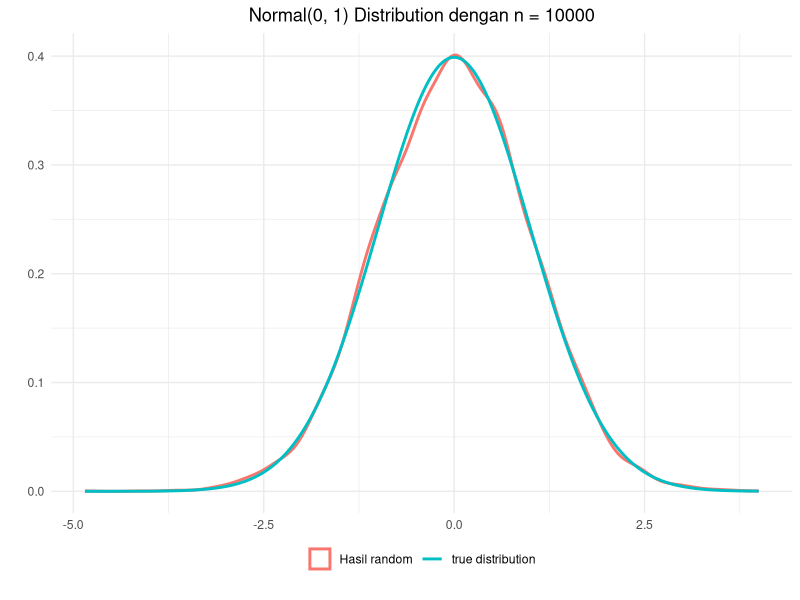
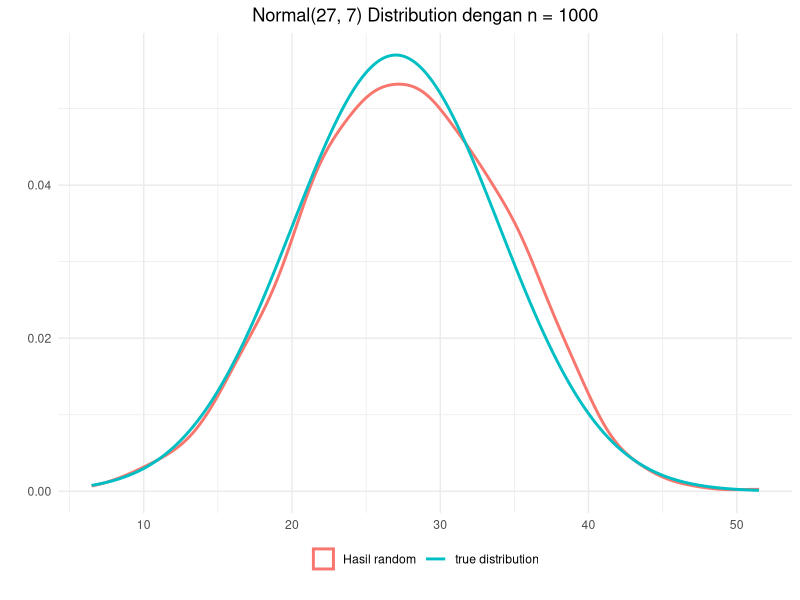
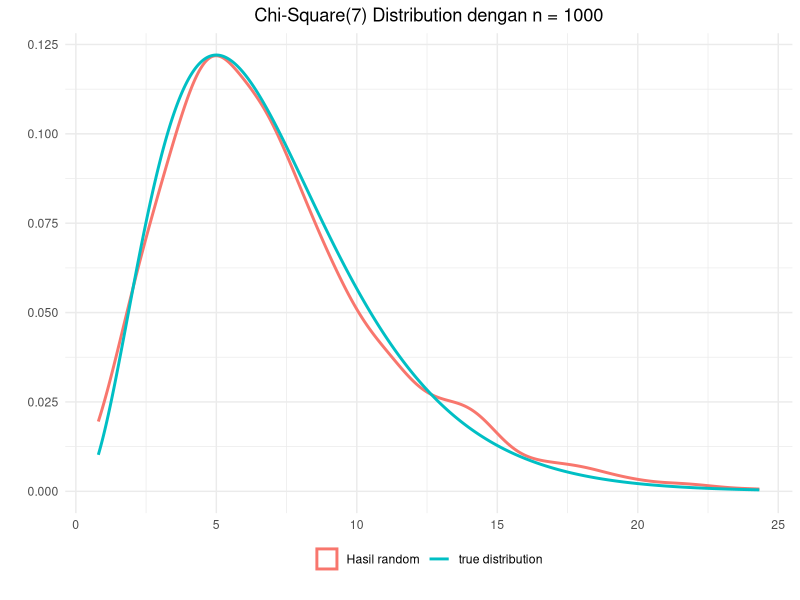
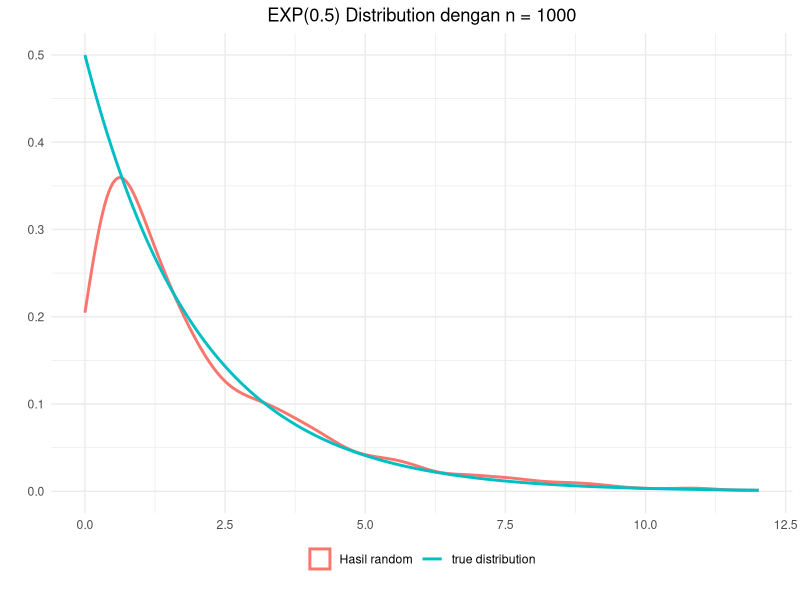
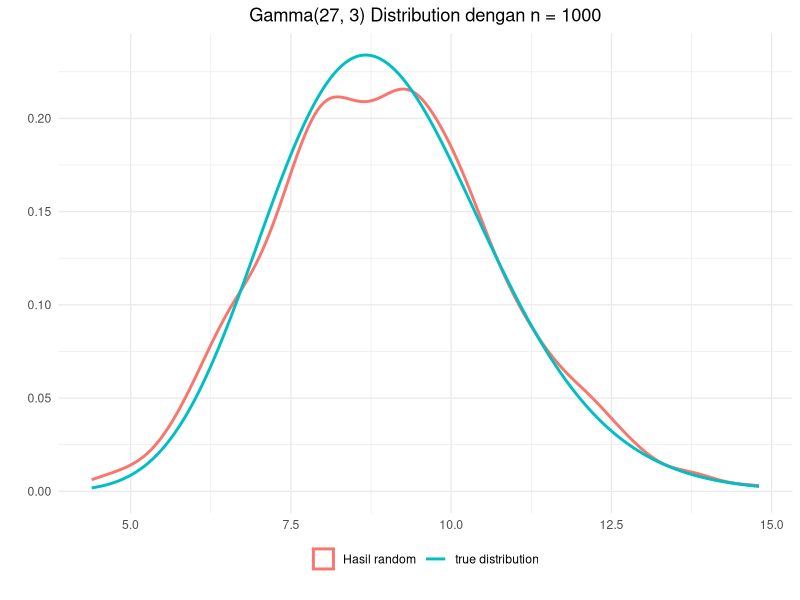
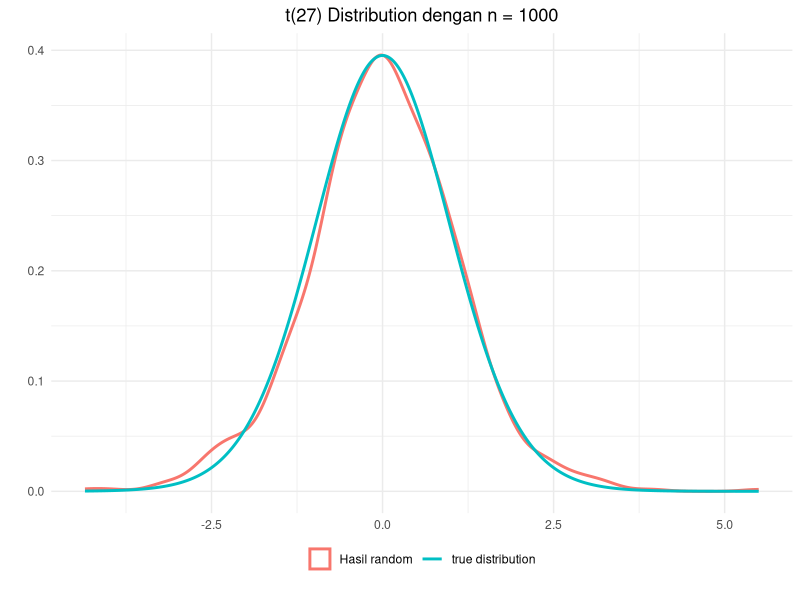
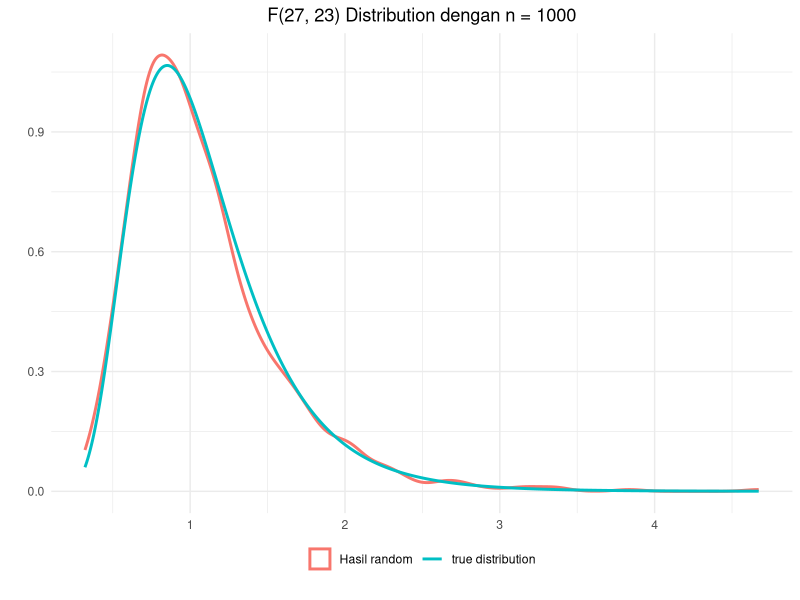
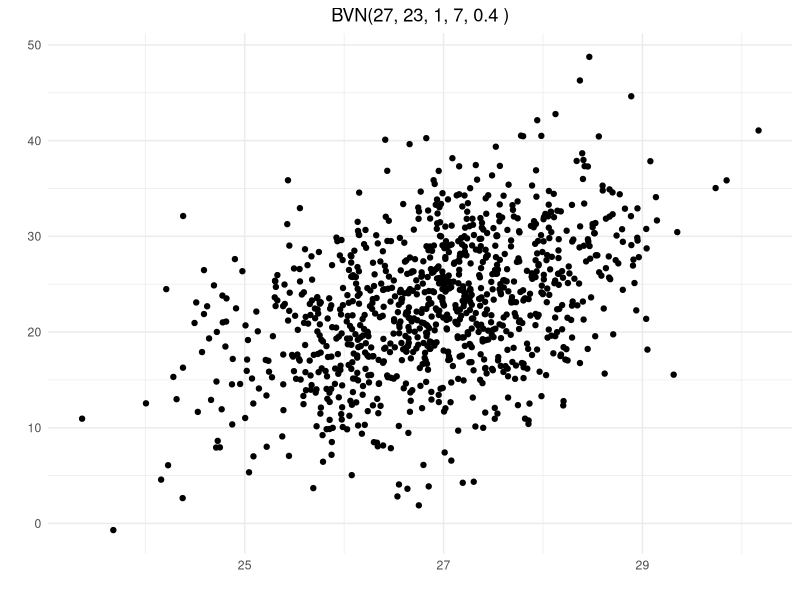

These figures' R source, in order:
## ---- chunk 1
library(ggplot2)
## ---- chunk 2
rand.z <- function(n){
      u1 <- runif(ceiling(n/2), 0, 1)
      u2 <- runif(ceiling(n/2), 0, 1)
      
      z1 <- sqrt(-2 * log(u1)) * cos(2 * pi * u2)
      z2 <- sqrt(-2 * log(u1)) * sin(2 * pi * u2)
      
      y <- c(z1, z2)
      y[1:n]
}
## ---- chunk 3
z <- rand.z(10000)
paste("Mean :", mean(z), ";  Sd :", sd(z))
## ---- chunk 4
ggplot() +
      geom_density(data = data.frame(x = z), 
                   aes(x, color = "Hasil random"), size = 1) +
      stat_function(fun = dnorm, n = 1000, args = list(mean = 0, sd = 1), 
                                size = 1, aes(color = "true distribution")) +
      labs(x = "", y = "", title = "Normal(0, 1) Distribution dengan n = 10000") +
      theme_minimal() +
      theme(legend.position = "bottom",
            legend.title = element_blank(),
            legend.box.margin = margin(-20, 0, 10, 0),
            plot.title = element_text(hjust = 0.5))
## ---- chunk 5
rand.normal <- function(n, mu = 0, sigma = 1){
      z <- rand.z(n)
      sigma * z + mu
}
## ---- chunk 6
mu <- 27
sigma <- 7
normal <- rand.normal(1000, mu, sigma)
paste("Mean :", mean(normal), ";  Sd :", sd(normal))
## ---- chunk 7
ggplot() +
      geom_density(data = data.frame(x = normal), 
                   aes(x, color = "Hasil random"), size = 1) +
      stat_function(fun = dnorm, n = 1000, args = list(mean = mu, sd = sigma), 
                                size = 1, aes(color = "true distribution")) +
      labs(x = "", y = "", title = "Normal(27, 7) Distribution dengan n = 1000") +
      theme_minimal() +
      theme(legend.position = "bottom",
            legend.title = element_blank(),
            legend.box.margin = margin(-20, 0, 10, 0),
            plot.title = element_text(hjust = 0.5))
## ---- chunk 8
rand.chi <- function(n, v){
      y <- rep(0, n)
      for(i in 1:v){
            z <- rand.z(n)
            y <- y + z^2
      }
      y
}
## ---- chunk 9
df <- 7
chi <- rand.chi(1000, df)
head(chi, 10)
## ---- chunk 10
ggplot() +
      geom_density(data = data.frame(x = chi), 
                   aes(x, color = "Hasil random"), size = 1) +
      stat_function(fun = dchisq, n = 1000, args = list(df = df), 
                                size = 1, aes(color = "true distribution")) +
      labs(x = "", y = "", title = "Chi-Square(7) Distribution dengan n = 1000") +
      theme_minimal() +
      theme(legend.position = "bottom",
            legend.title = element_blank(),
            legend.box.margin = margin(-20, 0, 10, 0),
            plot.title = element_text(hjust = 0.5))
## ---- chunk 11
rand.exp <- function(n, lambda){
      u <- runif(n)
      -(1/lambda)*log(u)
}
## ---- chunk 12
lambda <- 0.5
y <- rand.exp(1000, lambda)
## ---- chunk 13
ggplot() +
      geom_density(data = data.frame(x = y), 
                   aes(x, color = "Hasil random"), size = 1) +
      stat_function(fun = dexp, n = 1000, args = list(rate = lambda), 
                                size = 1, aes(color = "true distribution")) +
      labs(x = "", y = "", title = "EXP(0.5) Distribution dengan n = 1000") +
      theme_minimal() +
      theme(legend.position = "bottom",
            legend.title = element_blank(),
            legend.box.margin = margin(-20, 0, 10, 0),
            plot.title = element_text(hjust = 0.5))
## ---- chunk 14
rand.gamma <- function(n, alpha, beta){
      y <- rep(0, n)
      for(i in 1:alpha){
            u <- runif(n)
            y <- y + log(u)
      }
      -(1/beta) * y
}
## ---- chunk 15
alpha <- 27
beta <- 3
y <- rand.gamma(1000, alpha, beta)
head(y, 10)
## ---- chunk 16
ggplot() +
      geom_density(data = data.frame(x = y), 
                   aes(x, color = "Hasil random"), size = 1) +
      stat_function(fun = dgamma, n = 1000, args = list(shape = alpha, rate = beta), 
                                size = 1, aes(color = "true distribution")) +
      labs(x = "", y = "", title = "Gamma(27, 3) Distribution dengan n = 1000") +
      theme_minimal() +
      theme(legend.position = "bottom",
            legend.title = element_blank(),
            legend.box.margin = margin(-20, 0, 10, 0),
            plot.title = element_text(hjust = 0.5))
## ---- chunk 17
rand.t <- function(n, v){
      z <- rand.z(n)
      chi <- rand.chi(n, v)
      z / (chi/v)
}
## ---- chunk 18
df <- 27
t <- rand.t(1000, df)
head(t, 10)
## ---- chunk 19
ggplot() +
      geom_density(data = data.frame(x = t), 
                   aes(x, color = "Hasil random"), size = 1) +
      stat_function(fun = dt, n = 1000, args = list(df = df), 
                                size = 1, aes(color = "true distribution")) +
      labs(x = "", y = "", title = "t(27) Distribution dengan n = 1000") +
      theme_minimal() +
      theme(legend.position = "bottom",
            legend.title = element_blank(),
            legend.box.margin = margin(-20, 0, 10, 0),
            plot.title = element_text(hjust = 0.5))
## ---- chunk 20
rand.f <- function(n, v1, v2){
      chi1 <- rand.chi(n, v1)
      chi2 <- rand.chi(n, v2)
      (chi1/v1)/(chi2/v2)
}
## ---- chunk 21
df1 <- 27
df2 <- 23
f <- rand.f(1000, df1, df2)
head(t, 10)
## ---- chunk 22
ggplot() +
      geom_density(data = data.frame(x = f), 
                   aes(x, color = "Hasil random"), size = 1) +
      stat_function(fun = stats::df, n = 1000, args = list(df1 = df1, df2 = df2), 
                                size = 1, aes(color = "true distribution")) +
      labs(x = "", y = "", title = "F(27, 23) Distribution dengan n = 1000") +
      theme_minimal() +
      theme(legend.position = "bottom",
            legend.title = element_blank(),
            legend.box.margin = margin(-20, 0, 10, 0),
            plot.title = element_text(hjust = 0.5))
## ---- chunk 23
rand.bvn <- function(n, mu1, mu2, sigma1, sigma2, r){
      u1 <- rand.z(n)
      u2 <- rand.z(n)
      
      norm <- matrix(ncol = 2, nrow = n)
      norm[,1] <- mu1 + sigma1 * u1
      norm[,2] <- mu2 + r * sigma2 * u1 + sigma2 * u2 * sqrt(1 - r^2)
      norm
}
## ---- chunk 24
mu1 <- 27
mu2 <- 23
sigma1 <- 1
sigma2 <- 7
r <- 0.4
bvn <- rand.bvn(1000, mu1, mu2, sigma1, sigma2, r)
head(bvn, 10)
## ---- chunk 25
ggplot() +
      geom_point(data = data.frame(bvn), aes(x = X1, y = X2)) +
      labs(x = "", y = "", title = paste("BVN(27, 23, 1, 7,", r , ")")) +
      theme_minimal() +
      theme(legend.position = "bottom",
            legend.title = element_blank(),
            legend.box.margin = margin(-20, 0, 10, 0),
            plot.title = element_text(hjust = 0.5))
## ---- chunk 26
r <- 0.9
bvn <- rand.bvn(1000, mu1, mu2, sigma1, sigma2, r)

ggplot() +
      geom_point(data = data.frame(bvn), aes(x = X1, y = X2)) +
      labs(x = "", y = "", title = paste("BVN(27, 23, 1, 7,", r , ")")) +
      theme_minimal() +
      theme(legend.position = "bottom",
            legend.title = element_blank(),
            legend.box.margin = margin(-20, 0, 10, 0),
            plot.title = element_text(hjust = 0.5))
## ---- chunk 27
getA <- function(matriks){
      kolom <- baris <- ncol(matriks)
      temp <- c()
      a <- matrix()
      for (j in 1:kolom) {
            for (i in 1:baris) {
                  atas <- 0
                  bawah <- 0
                  if (j > 1) {
                        for (k in 1:(j-1)) {
                              atas <- atas + (a[i,k] * a[j,k])
                              bawah <- bawah + (a[j,k]^2)
                        }
                  }
                  elem <- (matriks[i,j] - atas) / sqrt(matriks[j,j] - bawah)
                  temp <- c(temp, elem)
            }
            a <- matrix(temp, nrow=baris)
      }
      a
}
## ---- chunk 28
rand.mvn <- function(n, mu, sigma){
      if(!is.vector(mu)) stop("mu harus dalam bentuk vector")
      if(!is.matrix(sigma)) stop("sigma harus dalam bentuk matrix")
      if(nrow(sigma) != ncol(sigma)) stop("Dimensi sigma berbeda")
      if(nrow(sigma) != length(mu)) stop("Dimensi sigma dan mu berbeda")
      
      a <- getA(sigma)
      x <- matrix(0, ncol = length(mu), nrow = n)
      for(i in 1:n){
            z <- rand.z(length(mu))
            x[i, ] <- a %*% z + mu
      }
      x
}
## ---- chunk 29
mu <- c(27, 23, 71)
sigma <- matrix(c(9,5,4,5,16,8,4,8,25), nrow=3)
mvn <- rand.mvn(1000, mu, sigma)
print(paste("Mean :", toString(apply(mvn, 2, mean))))
print(cov(mvn))
